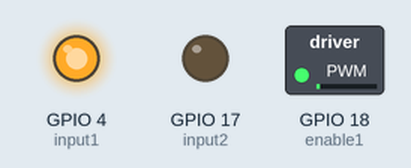
The program below on a simulated Raspberry Pi (BCM pin numbers), started with the arguments 50 3 forward. On the bench: switched loads named in the program (green lamp = pin HIGH), output pins drawn as LEDs (lit = HIGH). At 3.0 s the program stops and its outputs stay as they are.

Above: at 0.1 s.
Timing chart, 0 to 1.6 s (numbered marks = the images above):
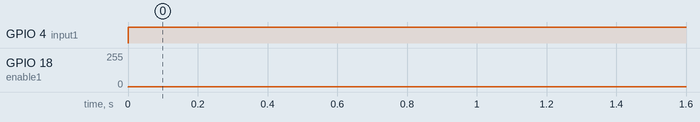

The program:

movedc.py
```python
#!/usr/bin/env python
# Raspberry Pi Zero Cookbook
# DC Motor Control
import RPi.GPIO as GPIO
import time
import argparse
GPIO.setmode(GPIO.BCM)

input1 = 4  #To Red DC Lead
input2 = 17 #To Black DC Lead
enable1 = 18
GPIO.setwarnings(False)
GPIO.setup(input1, GPIO.OUT)
GPIO.setup(input2, GPIO.OUT)
GPIO.setup(enable1, GPIO.OUT)
motor = GPIO.PWM(enable1, 100)
motor.start(0)
def main():
        parser = argparse.ArgumentParser()
        parser.add_argument("speed",type=int,help="Motor Speed 0-99",choices=range(0,100))
        parser.add_argument("time",type=int,help="Time to run motor, in seconds")
        parser.add_argument("direction",help="Direction to turn the motor",choices=['forward','back'])
        args = parser.parse_args()
        if args.direction == "back":
                motor.start(1)
                back()
                time.sleep(args.time)
        else:
                motor.start(1)
                forward()
                time.sleep(args.time)
def forward():
        GPIO.output(input1, GPIO.HIGH)
        GPIO.output(input2, GPIO.LOW)
def back():
        GPIO.output(input1, GPIO.LOW)
        GPIO.output(input2, GPIO.HIGH)
if __name__ == "__main__":
        main()
```

Measured:
- by itself, GPIO 4 (input1): LOW → HIGH at 0.00 s
- by itself, GPIO 18 (enable1): 0/255 → 3/255 at 0.00 s
